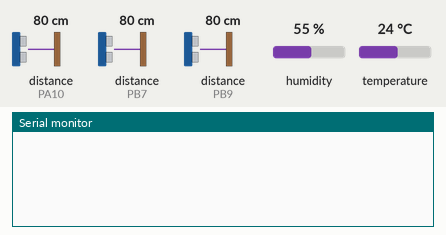
This sketch was run on a simulated STM32 Blue Pill. Parts: the last lines printed to the serial monitor. Inputs (shaded band) come from the test bench; at power-on: distance to the obstacle (sensors on PA10, PB7, PB9) 80 cm, temperature 24 °C, humidity 55 %. The echo pulse lasts 58.3 µs per cm.

Above: at 4.2 s.
4.3 s: distance to the obstacle (sensor on PA10) set to 2 cm
At 10.8 s:
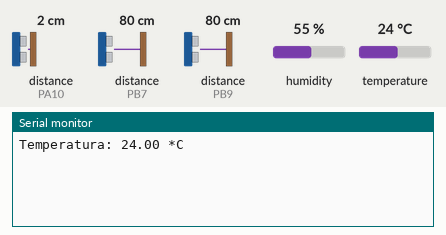
13.6 s: distance to the obstacle (sensor on PB7) set to 2 cm
At 14.5 s:
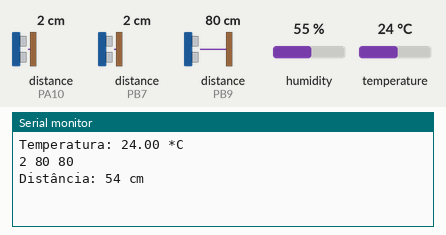
15.1 s: distance to the obstacle (sensor on PB9) set to 2 cm
16.6 s: temperature set to 12 °C
18.1 s: distance to the obstacle (sensor on PA10) set to 4 cm
19.6 s: distance to the obstacle (sensor on PB7) set to 4 cm
At 21.7 s:
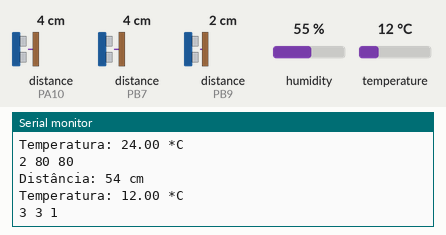

The sketch:

HCSR04_CD_datalogger_2.ino
```cpp
#include <DHT.h>
#include <Average.h>
#include <SPI.h>
#include <SD.h>
#include <Wire.h>

/*
#define trigPin PB6
#define echoPin PB7
#define DHTPIN PB8
#define DHTTYPE DHT22
#define amostra 500

#define SPI1_NSS_PIN PA4
*/

#define trigPin1 PA9
#define echoPin1 PA10

#define trigPin2 PB6
#define echoPin2 PB7

#define trigPin3 PB8
#define echoPin3 PB9

#define DHTPIN PA8
#define DHTTYPE DHT22

DHT dht(DHTPIN, DHTTYPE);

int amostra = 100;

void setup()
{
  Serial.begin(9600); // Starts the serial communication

  pinMode(trigPin1, OUTPUT); // Sets the trigPin as an Output
  pinMode(echoPin1, INPUT); // Sets the echoPin as an Input
  pinMode(trigPin2, OUTPUT); // Sets the trigPin as an Output
  pinMode(echoPin2, INPUT); // Sets the echoPin as an Input
  pinMode(trigPin3, OUTPUT); // Sets the trigPin as an Output
  pinMode(echoPin3, INPUT); // Sets the echoPin as an Input

  delay(3000);

  dht.begin();
}

void loop()
{
  int v1[100], cont1[100], v2[100], cont2[100], v3[100], cont3[100];
  delay(6000);

  float te = mediaTemperatura();

  Serial.print("Temperatura: ");
  Serial.print(te);
  Serial.println(" *C");

  float divisor = 10000/(sqrt((te+273.15)/273.15) * 331.45);

  for(int i = 0; i < 100; i++)
  {
    float distancia_cm1 = calcularDistancia(trigPin1, echoPin1, divisor);
    float distancia_cm2 = calcularDistancia(trigPin2, echoPin2, divisor);
    float distancia_cm3 = calcularDistancia(trigPin3, echoPin3, divisor);

    int distancia_int1 = int(distancia_cm1);
    int distancia_int2 = int(distancia_cm2);
    int distancia_int3 = int(distancia_cm3);

    v1[i] = distancia_int1;
    v2[i] = distancia_int2;
    v3[i] = distancia_int3;

    delay(10);

    //ave.push(distancia_int);
  }

  //Serial.println(String("Distância: " + String(ave.mode())));
  int dist1 = calcularModa (100, v1, cont1);
  int dist2 = calcularModa (100, v2, cont2);
  int dist3 = calcularModa (100, v3, cont3);

  int dist = (dist1 + dist2 + dist3)/3;

  Serial.print(dist1);
  Serial.print(" ");
  Serial.print(dist2);
  Serial.print(" ");
  Serial.println(dist3);

  delay(1000);
  Serial.print("Distância: ");
  Serial.print(dist);
  Serial.println(" cm");

  delay(10);
}

float mediaTemperatura(){
  float mediatemperatura = 0, temp;
  for (int i = 0; i < amostra; i++)
    {
      temp = dht.readTemperature();

      if ( i == 0 ) {
        mediatemperatura = temp;
      }

      else {
        mediatemperatura=((mediatemperatura + temp)/2);
      }

      delay(10);
    }
    return mediatemperatura;
}

float calcularDistancia(int trig, int echo, float divisor)
{
  digitalWrite(trig, LOW);
  delayMicroseconds(2);
  digitalWrite(trig, HIGH);
  delayMicroseconds(10);
  digitalWrite(trig, LOW);
  int tempo = pulseIn(echo, HIGH);

  float distancia_cm = (tempo / divisor) / 2;

  return distancia_cm;
}

int calcularModa (int tamanho, int v[], int cont[]){

  int conta = 0; int moda = 0;
  for(int i=0;i<tamanho;i++){
        for(int j=i+1;j<tamanho;j++){

      if(v[i]==v[j]){
        cont[i]++;
          if(cont[i]>conta){
            conta=cont[i];
            moda=v[i];
          }
      }

        }
        cont[i]=0;
    }

    return moda;
}
```

Measured:
- after the input at 19.6 s, the serial monitor: prints a new line after 1.8 s (image 3)
